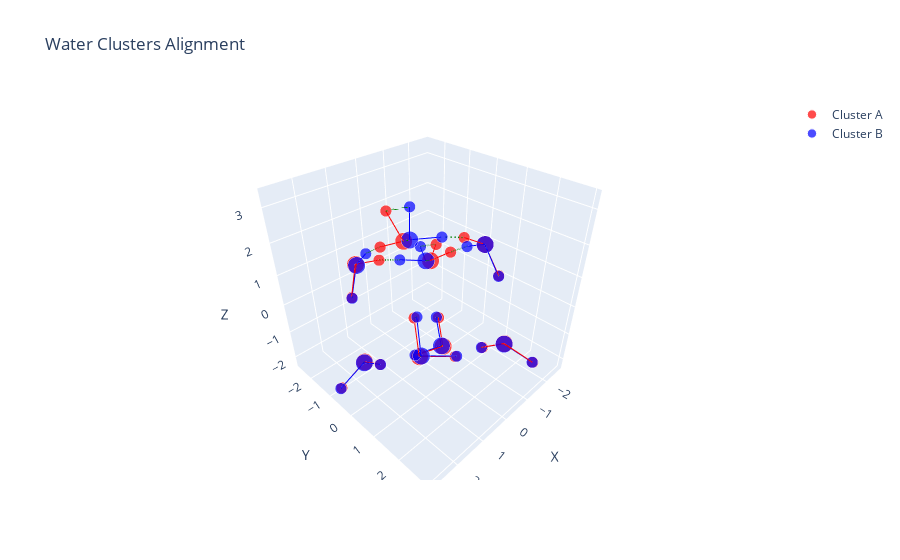

Write notebook code for a chart like this one.
### Code cell
molA = next(pybel.readfile('xyz', os.path.join(data_path, '8-D2d.xyz')))
molB = next(pybel.readfile('xyz', os.path.join('./ArbAlignOutput', '8-S4-aligned_to-8-D2d.xyz')))

X_A, T_A, B_A = otm.tl.process_molecule(molA) # Output (1) spatial coordinates, (2) atom types, and (3) bonds as numpy arrays.
X_B, T_B, B_B = otm.tl.process_molecule(molB)
X_B_aligned = otm.tl.molecule_alignment_allow_reflection(X_A, X_B, np.eye(len(X_A)))
alignment_plot(X_A, X_B_aligned, B_A, B_B, T_A, T_B)

### Figure 1 — Plotly figure (JSON) as saved in the notebook; plotly's stock layout.template omitted (floating-point values rounded to 4 significant figures)
{"data": [{"marker": {"color": "red", "size": [12, 8, 8, 12, 8, 8, 12, 8, 8, 12, 8, 8, 12, 8, 8, 12, 8, 8, 12, 8, 8, 12, 8, 8], "symbol": "circle"}, "mode": "markers", "name": "Cluster A", "type": "scatter3d", "x": [0.8448, 1.316, -0.08514, 1.892, 1.968, 2.712, -1.836, -2.642, -1.949, 0.8268, 0.8886, 1.192, -1.81, -1.622, -0.9796, 1.757, 0.9201, 1.557, -0.884, -0.9098, -1.26, -0.7926, -1.252, 0.1465], "y": [-2.078, -1.757, -2.147, -0.6166, 0.2185, -0.6869, -1.65, -2.173, -0.8679, 0.06397, -0.7998, -0.1009, 0.5593, 1.271, 0.4761, 1.548, 1.973, 1.177, 2.201, 1.446, 2.962, -0.03233, -0.6899, -0.2965], "z": [0.7303, -0.06322, 0.4391, -1.476, -0.9392, -1.98, -0.1228, -0.03772, 0.4833, 2.339, 1.847, 3.217, 1.391, 0.7491, 1.9, 0.09628, -0.1755, 0.9777, -0.7408, -1.389, -1.201, -2.217, -1.659, -2.167]}, {"marker": {"color": "blue", "size": [12, 8, 8, 12, 8, 8, 12, 8, 8, 12, 8, 8, 12, 8, 8, 12, 8, 8, 12, 8, 8, 12, 8, 8], "symbol": "circle"}, "mode": "markers", "name": "Cluster B", "type": "scatter3d", "x": [0.79, 1.32, -0.8328, 1.934, 1.985, 2.772, -1.74, -2.269, -1.956, 0.7182, 0.8922, 0.8058, -1.746, -1.618, -0.2355, 1.725, 0.8896, 1.508, -0.9112, -0.9159, -1.314, -0.7675, -1.211, 0.1771], "y": [-2.11, -1.738, -2.035, -0.5736, 0.2594, -0.6342, -1.769, -2.576, -0.2124, 0.1684, -1.453, 0.2977, 0.6091, 1.27, 0.3554, 1.58, 1.994, 1.22, 2.178, 1.408, 2.915, -0.08104, -0.7475, -0.3242], "z": [0.6567, -0.07505, 0.1747, -1.448, -0.9042, -1.923, -0.1375, -0.1409, 0.9497, 2.374, 1.372, 3.326, 1.435, 0.7263, 2.157, 0.1207, -0.1717, 1.002, -0.7893, -1.422, -1.263, -2.212, -1.652, -2.156]}, {"line": {"color": "red", "width": 2}, "mode": "lines", "showlegend": false, "type": "scatter3d", "x": [0.8448, 1.316], "y": [-2.078, -1.757], "z": [0.7303, -0.06322]}, {"line": {"color": "red", "width": 2}, "mode": "lines", "showlegend": false, "type": "scatter3d", "x": [0.8448, -0.08514], "y": [-2.078, -2.147], "z": [0.7303, 0.4391]}, {"line": {"color": "red", "width": 2}, "mode": "lines", "showlegend": false, "type": "scatter3d", "x": [1.892, 1.968], "y": [-0.6166, 0.2185], "z": [-1.476, -0.9392]}, {"line": {"color": "red", "width": 2}, "mode": "lines", "showlegend": false, "type": "scatter3d", "x": [1.892, 2.712], "y": [-0.6166, -0.6869], "z": [-1.476, -1.98]}, {"line": {"color": "red", "width": 2}, "mode": "lines", "showlegend": false, "type": "scatter3d", "x": [-1.836, -2.642], "y": [-1.65, -2.173], "z": [-0.1228, -0.03772]}, {"line": {"color": "red", "width": 2}, "mode": "lines", "showlegend": false, "type": "scatter3d", "x": [-1.836, -1.949], "y": [-1.65, -0.8679], "z": [-0.1228, 0.4833]}, {"line": {"color": "red", "width": 2}, "mode": "lines", "showlegend": false, "type": "scatter3d", "x": [0.8268, 0.8886], "y": [0.06397, -0.7998], "z": [2.339, 1.847]}, {"line": {"color": "red", "width": 2}, "mode": "lines", "showlegend": false, "type": "scatter3d", "x": [0.8268, 1.192], "y": [0.06397, -0.1009], "z": [2.339, 3.217]}, {"line": {"color": "red", "width": 2}, "mode": "lines", "showlegend": false, "type": "scatter3d", "x": [-1.81, -1.622], "y": [0.5593, 1.271], "z": [1.391, 0.7491]}, {"line": {"color": "red", "width": 2}, "mode": "lines", "showlegend": false, "type": "scatter3d", "x": [-1.81, -0.9796], "y": [0.5593, 0.4761], "z": [1.391, 1.9]}, {"line": {"color": "red", "width": 2}, "mode": "lines", "showlegend": false, "type": "scatter3d", "x": [1.757, 0.9201], "y": [1.548, 1.973], "z": [0.09628, -0.1755]}, {"line": {"color": "red", "width": 2}, "mode": "lines", "showlegend": false, "type": "scatter3d", "x": [1.757, 1.557], "y": [1.548, 1.177], "z": [0.09628, 0.9777]}, {"line": {"color": "red", "width": 2}, "mode": "lines", "showlegend": false, "type": "scatter3d", "x": [-0.884, -0.9098], "y": [2.201, 1.446], "z": [-0.7408, -1.389]}, {"line": {"color": "red", "width": 2}, "mode": "lines", "showlegend": false, "type": "scatter3d", "x": [-0.884, -1.26], "y": [2.201, 2.962], "z": [-0.7408, -1.201]}, {"line": {"color": "red", "width": 2}, "mode": "lines", "showlegend": false, "type": "scatter3d", "x": [-0.7926, -1.252], "y": [-0.03233, -0.6899], "z": [-2.217, -1.659]}, {"line": {"color": "red", "width": 2}, "mode": "lines", "showlegend": false, "type": "scatter3d", "x": [-0.7926, 0.1465], "y": [-0.03233, -0.2965], "z": [-2.217, -2.167]}, {"line": {"color": "blue", "width": 2}, "mode": "lines", "showlegend": false, "type": "scatter3d", "x": [0.79, 1.32], "y": [-2.11, -1.738], "z": [0.6567, -0.07505]}, {"line": {"color": "blue", "width": 2}, "mode": "lines", "showlegend": false, "type": "scatter3d", "x": [0.79, 0.8922], "y": [-2.11, -1.453], "z": [0.6567, 1.372]}, {"line": {"color": "blue", "width": 2}, "mode": "lines", "showlegend": false, "type": "scatter3d", "x": [-0.8328, -1.74], "y": [-2.035, -1.769], "z": [0.1747, -0.1375]}, {"line": {"color": "blue", "width": 2}, "mode": "lines", "showlegend": false, "type": "scatter3d", "x": [1.934, 1.985], "y": [-0.5736, 0.2594], "z": [-1.448, -0.9042]}, {"line": {"color": "blue", "width": 2}, "mode": "lines", "showlegend": false, "type": "scatter3d", "x": [1.934, 2.772], "y": [-0.5736, -0.6342], "z": [-1.448, -1.923]}, {"line": {"color": "blue", "width": 2}, "mode": "lines", "showlegend": false, "type": "scatter3d", "x": [-1.74, -2.269], "y": [-1.769, -2.576], "z": [-0.1375, -0.1409]}, {"line": {"color": "blue", "width": 2}, "mode": "lines", "showlegend": false, "type": "scatter3d", "x": [-1.956, -1.746], "y": [-0.2124, 0.6091], "z": [0.9497, 1.435]}, {"line": {"color": "blue", "width": 2}, "mode": "lines", "showlegend": false, "type": "scatter3d", "x": [0.7182, 0.8058], "y": [0.1684, 0.2977], "z": [2.374, 3.326]}, {"line": {"color": "blue", "width": 2}, "mode": "lines", "showlegend": false, "type": "scatter3d", "x": [0.7182, -0.2355], "y": [0.1684, 0.3554], "z": [2.374, 2.157]}, {"line": {"color": "blue", "width": 2}, "mode": "lines", "showlegend": false, "type": "scatter3d", "x": [-1.746, -1.618], "y": [0.6091, 1.27], "z": [1.435, 0.7263]}, {"line": {"color": "blue", "width": 2}, "mode": "lines", "showlegend": false, "type": "scatter3d", "x": [1.725, 0.8896], "y": [1.58, 1.994], "z": [0.1207, -0.1717]}, {"line": {"color": "blue", "width": 2}, "mode": "lines", "showlegend": false, "type": "scatter3d", "x": [1.725, 1.508], "y": [1.58, 1.22], "z": [0.1207, 1.002]}, {"line": {"color": "blue", "width": 2}, "mode": "lines", "showlegend": false, "type": "scatter3d", "x": [-0.9112, -0.9159], "y": [2.178, 1.408], "z": [-0.7893, -1.422]}, {"line": {"color": "blue", "width": 2}, "mode": "lines", "showlegend": false, "type": "scatter3d", "x": [-0.9112, -1.314], "y": [2.178, 2.915], "z": [-0.7893, -1.263]}, {"line": {"color": "blue", "width": 2}, "mode": "lines", "showlegend": false, "type": "scatter3d", "x": [-0.7675, -1.211], "y": [-0.08104, -0.7475], "z": [-2.212, -1.652]}, {"line": {"color": "blue", "width": 2}, "mode": "lines", "showlegend": false, "type": "scatter3d", "x": [-0.7675, 0.1771], "y": [-0.08104, -0.3242], "z": [-2.212, -2.156]}, {"line": {"color": "green", "dash": "dash", "width": 3}, "mode": "lines", "showlegend": false, "type": "scatter3d", "x": [0.8448, 0.79], "y": [-2.078, -2.11], "z": [0.7303, 0.6567]}, {"line": {"color": "green", "dash": "dash", "width": 3}, "mode": "lines", "showlegend": false, "type": "scatter3d", "x": [1.316, 1.32], "y": [-1.757, -1.738], "z": [-0.06322, -0.07505]}, {"line": {"color": "green", "dash": "dash", "width": 3}, "mode": "lines", "showlegend": false, "type": "scatter3d", "x": [-0.08514, -0.8328], "y": [-2.147, -2.035], "z": [0.4391, 0.1747]}, {"line": {"color": "green", "dash": "dash", "width": 3}, "mode": "lines", "showlegend": false, "type": "scatter3d", "x": [1.892, 1.934], "y": [-0.6166, -0.5736], "z": [-1.476, -1.448]}, {"line": {"color": "green", "dash": "dash", "width": 3}, "mode": "lines", "showlegend": false, "type": "scatter3d", "x": [1.968, 1.985], "y": [0.2185, 0.2594], "z": [-0.9392, -0.9042]}, {"line": {"color": "green", "dash": "dash", "width": 3}, "mode": "lines", "showlegend": false, "type": "scatter3d", "x": [2.712, 2.772], "y": [-0.6869, -0.6342], "z": [-1.98, -1.923]}, {"line": {"color": "green", "dash": "dash", "width": 3}, "mode": "lines", "showlegend": false, "type": "scatter3d", "x": [-1.836, -1.74], "y": [-1.65, -1.769], "z": [-0.1228, -0.1375]}, {"line": {"color": "green", "dash": "dash", "width": 3}, "mode": "lines", "showlegend": false, "type": "scatter3d", "x": [-2.642, -2.269], "y": [-2.173, -2.576], "z": [-0.03772, -0.1409]}, {"line": {"color": "green", "dash": "dash", "width": 3}, "mode": "lines", "showlegend": false, "type": "scatter3d", "x": [-1.949, -1.956], "y": [-0.8679, -0.2124], "z": [0.4833, 0.9497]}, {"line": {"color": "green", "dash": "dash", "width": 3}, "mode": "lines", "showlegend": false, "type": "scatter3d", "x": [0.8268, 0.7182], "y": [0.06397, 0.1684], "z": [2.339, 2.374]}, {"line": {"color": "green", "dash": "dash", "width": 3}, "mode": "lines", "showlegend": false, "type": "scatter3d", "x": [0.8886, 0.8922], "y": [-0.7998, -1.453], "z": [1.847, 1.372]}, {"line": {"color": "green", "dash": "dash", "width": 3}, "mode": "lines", "showlegend": false, "type": "scatter3d", "x": [1.192, 0.8058], "y": [-0.1009, 0.2977], "z": [3.217, 3.326]}, {"line": {"color": "green", "dash": "dash", "width": 3}, "mode": "lines", "showlegend": false, "type": "scatter3d", "x": [-1.81, -1.746], "y": [0.5593, 0.6091], "z": [1.391, 1.435]}, {"line": {"color": "green", "dash": "dash", "width": 3}, "mode": "lines", "showlegend": false, "type": "scatter3d", "x": [-1.622, -1.618], "y": [1.271, 1.27], "z": [0.7491, 0.7263]}, {"line": {"color": "green", "dash": "dash", "width": 3}, "mode": "lines", "showlegend": false, "type": "scatter3d", "x": [-0.9796, -0.2355], "y": [0.4761, 0.3554], "z": [1.9, 2.157]}, {"line": {"color": "green", "dash": "dash", "width": 3}, "mode": "lines", "showlegend": false, "type": "scatter3d", "x": [1.757, 1.725], "y": [1.548, 1.58], "z": [0.09628, 0.1207]}, {"line": {"color": "green", "dash": "dash", "width": 3}, "mode": "lines", "showlegend": false, "type": "scatter3d", "x": [0.9201, 0.8896], "y": [1.973, 1.994], "z": [-0.1755, -0.1717]}, {"line": {"color": "green", "dash": "dash", "width": 3}, "mode": "lines", "showlegend": false, "type": "scatter3d", "x": [1.557, 1.508], "y": [1.177, 1.22], "z": [0.9777, 1.002]}, {"line": {"color": "green", "dash": "dash", "width": 3}, "mode": "lines", "showlegend": false, "type": "scatter3d", "x": [-0.884, -0.9112], "y": [2.201, 2.178], "z": [-0.7408, -0.7893]}, {"line": {"color": "green", "dash": "dash", "width": 3}, "mode": "lines", "showlegend": false, "type": "scatter3d", "x": [-0.9098, -0.9159], "y": [1.446, 1.408], "z": [-1.389, -1.422]}, {"line": {"color": "green", "dash": "dash", "width": 3}, "mode": "lines", "showlegend": false, "type": "scatter3d", "x": [-1.26, -1.314], "y": [2.962, 2.915], "z": [-1.201, -1.263]}, {"line": {"color": "green", "dash": "dash", "width": 3}, "mode": "lines", "showlegend": false, "type": "scatter3d", "x": [-0.7926, -0.7675], "y": [-0.03233, -0.08104], "z": [-2.217, -2.212]}, {"line": {"color": "green", "dash": "dash", "width": 3}, "mode": "lines", "showlegend": false, "type": "scatter3d", "x": [-1.252, -1.211], "y": [-0.6899, -0.7475], "z": [-1.659, -1.652]}, {"line": {"color": "green", "dash": "dash", "width": 3}, "mode": "lines", "showlegend": false, "type": "scatter3d", "x": [0.1465, 0.1771], "y": [-0.2965, -0.3242], "z": [-2.167, -2.156]}], "layout": {"scene": {"aspectmode": "data", "xaxis": {"title": {"text": "X"}}, "yaxis": {"title": {"text": "Y"}}, "zaxis": {"title": {"text": "Z"}}}, "showlegend": true, "title": {"text": "Water Clusters Alignment"}}}
